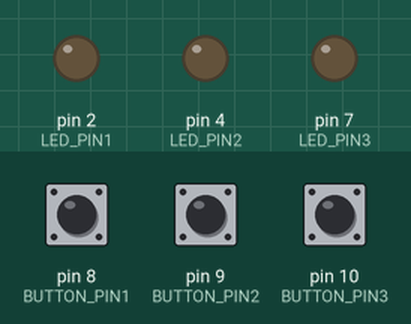
This sketch was run on a simulated Arduino Uno, built with avr-gcc and run on an emulated ATmega328P. Parts: output pins drawn as LEDs (lit = HIGH). Dashed ring = blinking. The inputs (shaded band) are chosen by the test bench; at power-on: pin 8 (BUTTON_PIN1) LOW, pin 9 (BUTTON_PIN2) LOW, pin 10 (BUTTON_PIN3) LOW.

Above: at 1.2 s.
1.3 s: pin 8 (BUTTON_PIN1) pulled HIGH for 0.15 s
At 1.8 s:
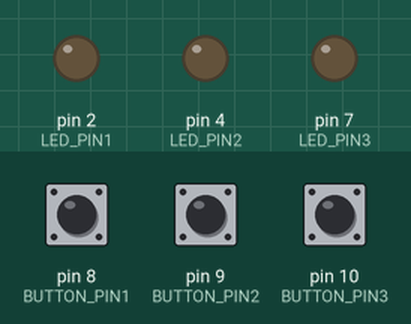
2.9 s: pin 9 (BUTTON_PIN2) pulled HIGH for 1 s
At 3.11 s:
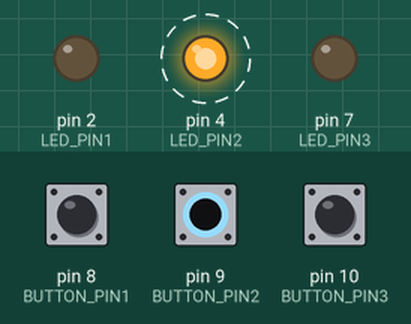
5.9 s: pin 10 (BUTTON_PIN3) pulled HIGH for 3.2 s
At 6.11 s:
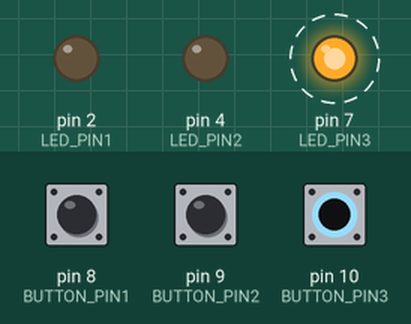
10.6 s: pin 8 (BUTTON_PIN1) pulled HIGH for 3.2 s
At 10.81 s:
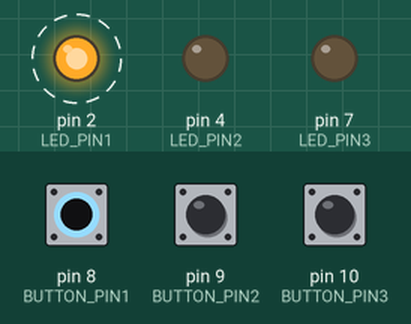
15.3 s: pin 9 (BUTTON_PIN2) pulled HIGH for 3.2 s
At 19.5 s:
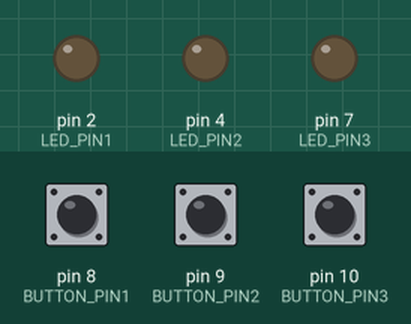
Timing chart, 0 to 21.0 s (numbered marks = the images above; inputs shaded):
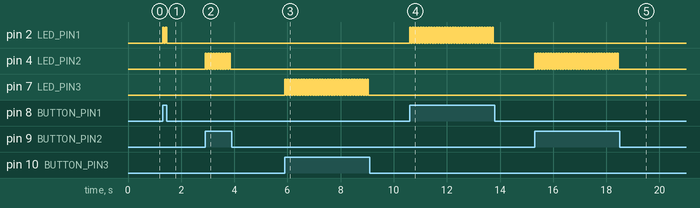

Measured:
- after the input at 1.3 s, pin 2 (LED_PIN1): alternates HIGH for 0.05 s and LOW for 0.05 s, 4 changes in all, then stays LOW, starting at once
- after the input at 2.9 s, pin 4 (LED_PIN2): alternates HIGH for 0.05 s and LOW for 0.05 s, 20 changes in all, then stays LOW, starting at once
- after the input at 5.9 s, pin 7 (LED_PIN3): alternates HIGH for 0.05 s and LOW for 0.05 s, 64 changes in all, then stays LOW, starting at once
- after the input at 10.6 s, pin 2 (LED_PIN1): alternates HIGH for 0.05 s and LOW for 0.05 s, 64 changes in all, then stays LOW, starting at once
- after the input at 15.3 s, pin 4 (LED_PIN2): alternates HIGH for 0.05 s and LOW for 0.05 s, 64 changes in all, then stays LOW, starting at once

The sketch:

Multiple_pin_led_6.ino
```cpp
#define LED_PIN1 2
#define LED_PIN2 4
#define LED_PIN3 7
#define BUTTON_PIN1 8
#define BUTTON_PIN2 9
#define BUTTON_PIN3 10


void setup()
{
 pinMode(LED_PIN1, OUTPUT);
 pinMode(LED_PIN2, OUTPUT);
 pinMode(LED_PIN3, OUTPUT);
 pinMode(BUTTON_PIN1, INPUT);
 pinMode(BUTTON_PIN2, INPUT);
 pinMode(BUTTON_PIN3, INPUT);
}

void loop()
{
  if(digitalRead(BUTTON_PIN1) == HIGH)
  {
    digitalWrite(LED_PIN1,HIGH);
    delay(50);
    digitalWrite(LED_PIN1,LOW);
    delay(50);
  }

  if(digitalRead(BUTTON_PIN2) == HIGH)
  {
    digitalWrite(LED_PIN2,HIGH);
    delay(50);
    digitalWrite(LED_PIN2,LOW);
    delay(50);
  }

  if(digitalRead(BUTTON_PIN3) == HIGH)
  {
    digitalWrite(LED_PIN3,HIGH);
    delay(50);
    digitalWrite(LED_PIN3,LOW);
    delay(50);
  }
}
```
